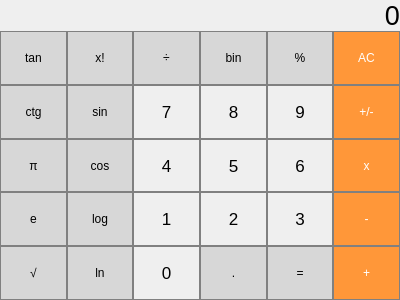
<?xml version="1.0" encoding="UTF-8"?>
<ui version="4.0">
 <class>MainWindow</class>
 <widget class="QMainWindow" name="MainWindow">
  <property name="geometry">
   <rect>
    <x>0</x>
    <y>0</y>
    <width>400</width>
    <height>300</height>
   </rect>
  </property>
  <property name="sizePolicy">
   <sizepolicy hsizetype="Fixed" vsizetype="Fixed">
    <horstretch>0</horstretch>
    <verstretch>0</verstretch>
   </sizepolicy>
  </property>
  <property name="minimumSize">
   <size>
    <width>400</width>
    <height>300</height>
   </size>
  </property>
  <property name="maximumSize">
   <size>
    <width>400</width>
    <height>300</height>
   </size>
  </property>
  <property name="windowTitle">
   <string>MainWindow</string>
  </property>
  <widget class="QWidget" name="centralwidget">
   <property name="minimumSize">
    <size>
     <width>0</width>
     <height>0</height>
    </size>
   </property>
   <layout class="QVBoxLayout" name="verticalLayout">
    <property name="spacing">
     <number>0</number>
    </property>
    <property name="leftMargin">
     <number>0</number>
    </property>
    <property name="topMargin">
     <number>0</number>
    </property>
    <property name="rightMargin">
     <number>0</number>
    </property>
    <property name="bottomMargin">
     <number>0</number>
    </property>
    <item>
     <widget class="QLabel" name="monitor">
      <property name="minimumSize">
       <size>
        <width>0</width>
        <height>0</height>
       </size>
      </property>
      <property name="font">
       <font>
        <pointsize>20</pointsize>
       </font>
      </property>
      <property name="styleSheet">
       <string notr="true">QLabel {
  qproperty-alignment: 'AlignVCenter | AlignRight';
  border: 1px solid gray;
}

background-color : white;</string>
      </property>
      <property name="text">
       <string>0</string>
      </property>
      <property name="alignment">
       <set>Qt::AlignRight|Qt::AlignTrailing|Qt::AlignVCenter</set>
      </property>
      <property name="margin">
       <number>7</number>
      </property>
     </widget>
    </item>
    <item>
     <layout class="QGridLayout" name="gridLayout">
      <property name="topMargin">
       <number>0</number>
      </property>
      <property name="spacing">
       <number>0</number>
      </property>
      <item row="0" column="0">
       <widget class="QPushButton" name="pushButton_tan">
        <property name="sizePolicy">
         <sizepolicy hsizetype="Expanding" vsizetype="Expanding">
          <horstretch>0</horstretch>
          <verstretch>0</verstretch>
         </sizepolicy>
        </property>
        <property name="styleSheet">
         <string notr="true">QPushButton {
  background-color: rgb(215, 215, 215);
  border: 1px solid gray;
}
QPushButton:pressed {
    background-color: qlineargradient(x1: 0, y1: 0, x2: 0, y2: 1,
                                      stop: 0 #BEBEBE, stop: 1 #D7D7D7);
}</string>
        </property>
        <property name="text">
         <string>tan</string>
        </property>
       </widget>
      </item>
      <item row="0" column="1">
       <widget class="QPushButton" name="pushButton_fact">
        <property name="sizePolicy">
         <sizepolicy hsizetype="Expanding" vsizetype="Expanding">
          <horstretch>0</horstretch>
          <verstretch>0</verstretch>
         </sizepolicy>
        </property>
        <property name="styleSheet">
         <string notr="true">QPushButton {
  background-color: rgb(215, 215, 215);
  border: 1px solid gray;
}
QPushButton:pressed {
    background-color: qlineargradient(x1: 0, y1: 0, x2: 0, y2: 1,
                                      stop: 0 #BEBEBE, stop: 1 #D7D7D7);
}</string>
        </property>
        <property name="text">
         <string>x!</string>
        </property>
       </widget>
      </item>
      <item row="0" column="2">
       <widget class="QPushButton" name="pushButton_div">
        <property name="sizePolicy">
         <sizepolicy hsizetype="Expanding" vsizetype="Expanding">
          <horstretch>0</horstretch>
          <verstretch>0</verstretch>
         </sizepolicy>
        </property>
        <property name="styleSheet">
         <string notr="true">QPushButton {
  background-color: rgb(215, 215, 215);
  border: 1px solid gray;
}
QPushButton:pressed {
    background-color: qlineargradient(x1: 0, y1: 0, x2: 0, y2: 1,
                                      stop: 0 #BEBEBE, stop: 1 #D7D7D7);
}</string>
        </property>
        <property name="text">
         <string>÷</string>
        </property>
       </widget>
      </item>
      <item row="0" column="3">
       <widget class="QPushButton" name="pushButton_bin">
        <property name="sizePolicy">
         <sizepolicy hsizetype="Expanding" vsizetype="Expanding">
          <horstretch>0</horstretch>
          <verstretch>0</verstretch>
         </sizepolicy>
        </property>
        <property name="styleSheet">
         <string notr="true">QPushButton {
  background-color: rgb(215, 215, 215);
  border: 1px solid gray;
}
QPushButton:pressed {
    background-color: qlineargradient(x1: 0, y1: 0, x2: 0, y2: 1,
                                      stop: 0 #BEBEBE, stop: 1 #D7D7D7);
}</string>
        </property>
        <property name="text">
         <string>bin</string>
        </property>
       </widget>
      </item>
      <item row="0" column="4">
       <widget class="QPushButton" name="pushButton_perc">
        <property name="sizePolicy">
         <sizepolicy hsizetype="Expanding" vsizetype="Expanding">
          <horstretch>0</horstretch>
          <verstretch>0</verstretch>
         </sizepolicy>
        </property>
        <property name="styleSheet">
         <string notr="true">QPushButton {
  background-color: rgb(215, 215, 215);
  border: 1px solid gray;
}
QPushButton:pressed {
    background-color: qlineargradient(x1: 0, y1: 0, x2: 0, y2: 1,
                                      stop: 0 #BEBEBE, stop: 1 #D7D7D7);
}</string>
        </property>
        <property name="text">
         <string>%</string>
        </property>
       </widget>
      </item>
      <item row="0" column="5">
       <widget class="QPushButton" name="pushButton_ac">
        <property name="sizePolicy">
         <sizepolicy hsizetype="Expanding" vsizetype="Expanding">
          <horstretch>0</horstretch>
          <verstretch>0</verstretch>
         </sizepolicy>
        </property>
        <property name="styleSheet">
         <string notr="true">QPushButton {
  background-color: rgb(255, 151, 57);
  color: white; 
  border: 1px solid gray;
}

QPushButton:pressed {
    background-color: qlineargradient(x1: 0, y1: 0, x2: 0, y2: 1,
                                      stop: 0 #FF7832, stop: 1 #FF9739);
}</string>
        </property>
        <property name="text">
         <string>AC</string>
        </property>
       </widget>
      </item>
      <item row="1" column="0">
       <widget class="QPushButton" name="pushButton_ctg">
        <property name="sizePolicy">
         <sizepolicy hsizetype="Expanding" vsizetype="Expanding">
          <horstretch>0</horstretch>
          <verstretch>0</verstretch>
         </sizepolicy>
        </property>
        <property name="styleSheet">
         <string notr="true">QPushButton {
  background-color: rgb(215, 215, 215);
  border: 1px solid gray;
}
QPushButton:pressed {
    background-color: qlineargradient(x1: 0, y1: 0, x2: 0, y2: 1,
                                      stop: 0 #BEBEBE, stop: 1 #D7D7D7);
}</string>
        </property>
        <property name="text">
         <string>ctg</string>
        </property>
       </widget>
      </item>
      <item row="1" column="1">
       <widget class="QPushButton" name="pushButton_sin">
        <property name="sizePolicy">
         <sizepolicy hsizetype="Expanding" vsizetype="Expanding">
          <horstretch>0</horstretch>
          <verstretch>0</verstretch>
         </sizepolicy>
        </property>
        <property name="styleSheet">
         <string notr="true">QPushButton {
  background-color: rgb(215, 215, 215);
  border: 1px solid gray;
}
QPushButton:pressed {
    background-color: qlineargradient(x1: 0, y1: 0, x2: 0, y2: 1,
                                      stop: 0 #BEBEBE, stop: 1 #D7D7D7);
}</string>
        </property>
        <property name="text">
         <string>sin</string>
        </property>
       </widget>
      </item>
      <item row="1" column="2">
       <widget class="QPushButton" name="pushButton_7">
        <property name="sizePolicy">
         <sizepolicy hsizetype="Expanding" vsizetype="Expanding">
          <horstretch>0</horstretch>
          <verstretch>0</verstretch>
         </sizepolicy>
        </property>
        <property name="font">
         <font>
          <pointsize>13</pointsize>
          <kerning>true</kerning>
         </font>
        </property>
        <property name="styleSheet">
         <string notr="true">QPushButton {
   border: 1px solid gray;
}
QPushButton:pressed {
    background-color: qlineargradient(x1: 0, y1: 0, x2: 0, y2: 1,
                                      stop: 0 #dadbde, stop: 1 #f6f7fa);
}</string>
        </property>
        <property name="text">
         <string>7</string>
        </property>
       </widget>
      </item>
      <item row="1" column="3">
       <widget class="QPushButton" name="pushButton_8">
        <property name="sizePolicy">
         <sizepolicy hsizetype="Expanding" vsizetype="Expanding">
          <horstretch>0</horstretch>
          <verstretch>0</verstretch>
         </sizepolicy>
        </property>
        <property name="font">
         <font>
          <pointsize>13</pointsize>
          <kerning>true</kerning>
         </font>
        </property>
        <property name="styleSheet">
         <string notr="true">QPushButton {
   border: 1px solid gray;
}
QPushButton:pressed {
    background-color: qlineargradient(x1: 0, y1: 0, x2: 0, y2: 1,
                                      stop: 0 #dadbde, stop: 1 #f6f7fa);
}</string>
        </property>
        <property name="text">
         <string>8</string>
        </property>
       </widget>
      </item>
      <item row="1" column="4">
       <widget class="QPushButton" name="pushButton_9">
        <property name="sizePolicy">
         <sizepolicy hsizetype="Expanding" vsizetype="Expanding">
          <horstretch>0</horstretch>
          <verstretch>0</verstretch>
         </sizepolicy>
        </property>
        <property name="font">
         <font>
          <pointsize>13</pointsize>
          <kerning>true</kerning>
         </font>
        </property>
        <property name="styleSheet">
         <string notr="true">QPushButton {
   border: 1px solid gray;
}
QPushButton:pressed {
    background-color: qlineargradient(x1: 0, y1: 0, x2: 0, y2: 1,
                                      stop: 0 #dadbde, stop: 1 #f6f7fa);
}</string>
        </property>
        <property name="text">
         <string>9</string>
        </property>
       </widget>
      </item>
      <item row="1" column="5">
       <widget class="QPushButton" name="pushButton_plusminus">
        <property name="sizePolicy">
         <sizepolicy hsizetype="Expanding" vsizetype="Expanding">
          <horstretch>0</horstretch>
          <verstretch>0</verstretch>
         </sizepolicy>
        </property>
        <property name="styleSheet">
         <string notr="true">QPushButton {
  background-color: rgb(255, 151, 57);
  color: white; 
  border: 1px solid gray;
}

QPushButton:pressed {
    background-color: qlineargradient(x1: 0, y1: 0, x2: 0, y2: 1,
                                      stop: 0 #FF7832, stop: 1 #FF9739);
}</string>
        </property>
        <property name="text">
         <string>+/-</string>
        </property>
       </widget>
      </item>
      <item row="2" column="0">
       <widget class="QPushButton" name="pushButton_pi">
        <property name="sizePolicy">
         <sizepolicy hsizetype="Expanding" vsizetype="Expanding">
          <horstretch>0</horstretch>
          <verstretch>0</verstretch>
         </sizepolicy>
        </property>
        <property name="styleSheet">
         <string notr="true">QPushButton {
  background-color: rgb(215, 215, 215);
  border: 1px solid gray;
}
QPushButton:pressed {
    background-color: qlineargradient(x1: 0, y1: 0, x2: 0, y2: 1,
                                      stop: 0 #BEBEBE, stop: 1 #D7D7D7);
}</string>
        </property>
        <property name="text">
         <string>π</string>
        </property>
       </widget>
      </item>
      <item row="2" column="1">
       <widget class="QPushButton" name="pushButton_cos">
        <property name="sizePolicy">
         <sizepolicy hsizetype="Expanding" vsizetype="Expanding">
          <horstretch>0</horstretch>
          <verstretch>0</verstretch>
         </sizepolicy>
        </property>
        <property name="styleSheet">
         <string notr="true">QPushButton {
  background-color: rgb(215, 215, 215);
  border: 1px solid gray;
}
QPushButton:pressed {
    background-color: qlineargradient(x1: 0, y1: 0, x2: 0, y2: 1,
                                      stop: 0 #BEBEBE, stop: 1 #D7D7D7);
}</string>
        </property>
        <property name="text">
         <string>cos</string>
        </property>
       </widget>
      </item>
      <item row="2" column="2">
       <widget class="QPushButton" name="pushButton_4">
        <property name="sizePolicy">
         <sizepolicy hsizetype="Expanding" vsizetype="Expanding">
          <horstretch>0</horstretch>
          <verstretch>0</verstretch>
         </sizepolicy>
        </property>
        <property name="font">
         <font>
          <pointsize>13</pointsize>
          <kerning>true</kerning>
         </font>
        </property>
        <property name="styleSheet">
         <string notr="true">QPushButton {
   border: 1px solid gray;
}
QPushButton:pressed {
    background-color: qlineargradient(x1: 0, y1: 0, x2: 0, y2: 1,
                                      stop: 0 #dadbde, stop: 1 #f6f7fa);
}</string>
        </property>
        <property name="text">
         <string>4</string>
        </property>
       </widget>
      </item>
      <item row="2" column="3">
       <widget class="QPushButton" name="pushButton_5">
        <property name="sizePolicy">
         <sizepolicy hsizetype="Expanding" vsizetype="Expanding">
          <horstretch>0</horstretch>
          <verstretch>0</verstretch>
         </sizepolicy>
        </property>
        <property name="font">
         <font>
          <pointsize>13</pointsize>
          <kerning>true</kerning>
         </font>
        </property>
        <property name="styleSheet">
         <string notr="true">QPushButton {
   border: 1px solid gray;
}
QPushButton:pressed {
    background-color: qlineargradient(x1: 0, y1: 0, x2: 0, y2: 1,
                                      stop: 0 #dadbde, stop: 1 #f6f7fa);
}</string>
        </property>
        <property name="text">
         <string>5</string>
        </property>
       </widget>
      </item>
      <item row="2" column="4">
       <widget class="QPushButton" name="pushButton_6">
        <property name="sizePolicy">
         <sizepolicy hsizetype="Expanding" vsizetype="Expanding">
          <horstretch>0</horstretch>
          <verstretch>0</verstretch>
         </sizepolicy>
        </property>
        <property name="font">
         <font>
          <pointsize>13</pointsize>
          <kerning>true</kerning>
         </font>
        </property>
        <property name="styleSheet">
         <string notr="true">QPushButton {
   border: 1px solid gray;
}
QPushButton:pressed {
    background-color: qlineargradient(x1: 0, y1: 0, x2: 0, y2: 1,
                                      stop: 0 #dadbde, stop: 1 #f6f7fa);
}</string>
        </property>
        <property name="text">
         <string>6</string>
        </property>
       </widget>
      </item>
      <item row="2" column="5">
       <widget class="QPushButton" name="pushButton_mul">
        <property name="sizePolicy">
         <sizepolicy hsizetype="Expanding" vsizetype="Expanding">
          <horstretch>0</horstretch>
          <verstretch>0</verstretch>
         </sizepolicy>
        </property>
        <property name="styleSheet">
         <string notr="true">QPushButton {
  background-color: rgb(255, 151, 57);
  color: white; 
  border: 1px solid gray;
}

QPushButton:pressed {
    background-color: qlineargradient(x1: 0, y1: 0, x2: 0, y2: 1,
                                      stop: 0 #FF7832, stop: 1 #FF9739);
}</string>
        </property>
        <property name="text">
         <string>x</string>
        </property>
       </widget>
      </item>
      <item row="3" column="0">
       <widget class="QPushButton" name="pushButton_e">
        <property name="sizePolicy">
         <sizepolicy hsizetype="Expanding" vsizetype="Expanding">
          <horstretch>0</horstretch>
          <verstretch>0</verstretch>
         </sizepolicy>
        </property>
        <property name="styleSheet">
         <string notr="true">QPushButton {
  background-color: rgb(215, 215, 215);
  border: 1px solid gray;
}
QPushButton:pressed {
    background-color: qlineargradient(x1: 0, y1: 0, x2: 0, y2: 1,
                                      stop: 0 #BEBEBE, stop: 1 #D7D7D7);
}</string>
        </property>
        <property name="text">
         <string>e</string>
        </property>
       </widget>
      </item>
      <item row="3" column="1">
       <widget class="QPushButton" name="pushButton_log">
        <property name="sizePolicy">
         <sizepolicy hsizetype="Expanding" vsizetype="Expanding">
          <horstretch>0</horstretch>
          <verstretch>0</verstretch>
         </sizepolicy>
        </property>
        <property name="styleSheet">
         <string notr="true">QPushButton {
  background-color: rgb(215, 215, 215);
  border: 1px solid gray;
}
QPushButton:pressed {
    background-color: qlineargradient(x1: 0, y1: 0, x2: 0, y2: 1,
                                      stop: 0 #BEBEBE, stop: 1 #D7D7D7);
}</string>
        </property>
        <property name="text">
         <string>log</string>
        </property>
       </widget>
      </item>
      <item row="3" column="2">
       <widget class="QPushButton" name="pushButton_1">
        <property name="sizePolicy">
         <sizepolicy hsizetype="Expanding" vsizetype="Expanding">
          <horstretch>0</horstretch>
          <verstretch>0</verstretch>
         </sizepolicy>
        </property>
        <property name="font">
         <font>
          <pointsize>13</pointsize>
          <kerning>true</kerning>
         </font>
        </property>
        <property name="styleSheet">
         <string notr="true">QPushButton {
   border: 1px solid gray;
}
QPushButton:pressed {
    background-color: qlineargradient(x1: 0, y1: 0, x2: 0, y2: 1,
                                      stop: 0 #dadbde, stop: 1 #f6f7fa);
}</string>
        </property>
        <property name="text">
         <string>1</string>
        </property>
       </widget>
      </item>
      <item row="3" column="3">
       <widget class="QPushButton" name="pushButton_2">
        <property name="sizePolicy">
         <sizepolicy hsizetype="Expanding" vsizetype="Expanding">
          <horstretch>0</horstretch>
          <verstretch>0</verstretch>
         </sizepolicy>
        </property>
        <property name="font">
         <font>
          <pointsize>13</pointsize>
          <kerning>true</kerning>
         </font>
        </property>
        <property name="styleSheet">
         <string notr="true">QPushButton {
   border: 1px solid gray;
}
QPushButton:pressed {
    background-color: qlineargradient(x1: 0, y1: 0, x2: 0, y2: 1,
                                      stop: 0 #dadbde, stop: 1 #f6f7fa);
}</string>
        </property>
        <property name="text">
         <string>2</string>
        </property>
        <property name="iconSize">
         <size>
          <width>16</width>
          <height>16</height>
         </size>
        </property>
       </widget>
      </item>
      <item row="3" column="4">
       <widget class="QPushButton" name="pushButton_3">
        <property name="sizePolicy">
         <sizepolicy hsizetype="Expanding" vsizetype="Expanding">
          <horstretch>0</horstretch>
          <verstretch>0</verstretch>
         </sizepolicy>
        </property>
        <property name="font">
         <font>
          <pointsize>13</pointsize>
          <kerning>true</kerning>
         </font>
        </property>
        <property name="styleSheet">
         <string notr="true">QPushButton {
   border: 1px solid gray;
}
QPushButton:pressed {
    background-color: qlineargradient(x1: 0, y1: 0, x2: 0, y2: 1,
                                      stop: 0 #dadbde, stop: 1 #f6f7fa);
}</string>
        </property>
        <property name="text">
         <string>3</string>
        </property>
       </widget>
      </item>
      <item row="3" column="5">
       <widget class="QPushButton" name="pushButton_dif">
        <property name="sizePolicy">
         <sizepolicy hsizetype="Expanding" vsizetype="Expanding">
          <horstretch>0</horstretch>
          <verstretch>0</verstretch>
         </sizepolicy>
        </property>
        <property name="styleSheet">
         <string notr="true">QPushButton {
  background-color: rgb(255, 151, 57);
  color: white; 
  border: 1px solid gray;
}

QPushButton:pressed {
    background-color: qlineargradient(x1: 0, y1: 0, x2: 0, y2: 1,
                                      stop: 0 #FF7832, stop: 1 #FF9739);
}</string>
        </property>
        <property name="text">
         <string>-</string>
        </property>
       </widget>
      </item>
      <item row="4" column="0">
       <widget class="QPushButton" name="pushButton_sqrt">
        <property name="sizePolicy">
         <sizepolicy hsizetype="Expanding" vsizetype="Expanding">
          <horstretch>0</horstretch>
          <verstretch>0</verstretch>
         </sizepolicy>
        </property>
        <property name="styleSheet">
         <string notr="true">QPushButton {
  background-color: rgb(215, 215, 215);
  border: 1px solid gray;
}
QPushButton:pressed {
    background-color: qlineargradient(x1: 0, y1: 0, x2: 0, y2: 1,
                                      stop: 0 #BEBEBE, stop: 1 #D7D7D7);
}</string>
        </property>
        <property name="text">
         <string>√</string>
        </property>
       </widget>
      </item>
      <item row="4" column="1">
       <widget class="QPushButton" name="pushButton_ln">
        <property name="sizePolicy">
         <sizepolicy hsizetype="Expanding" vsizetype="Expanding">
          <horstretch>0</horstretch>
          <verstretch>0</verstretch>
         </sizepolicy>
        </property>
        <property name="styleSheet">
         <string notr="true">QPushButton {
  background-color: rgb(215, 215, 215);
  border: 1px solid gray;
}
QPushButton:pressed {
    background-color: qlineargradient(x1: 0, y1: 0, x2: 0, y2: 1,
                                      stop: 0 #BEBEBE, stop: 1 #D7D7D7);
}</string>
        </property>
        <property name="text">
         <string>ln</string>
        </property>
       </widget>
      </item>
      <item row="4" column="2">
       <widget class="QPushButton" name="pushButton_0">
        <property name="sizePolicy">
         <sizepolicy hsizetype="Expanding" vsizetype="Expanding">
          <horstretch>0</horstretch>
          <verstretch>0</verstretch>
         </sizepolicy>
        </property>
        <property name="font">
         <font>
          <pointsize>13</pointsize>
          <kerning>true</kerning>
         </font>
        </property>
        <property name="styleSheet">
         <string notr="true">QPushButton {
   border: 1px solid gray;
}
QPushButton:pressed {
    background-color: qlineargradient(x1: 0, y1: 0, x2: 0, y2: 1,
                                      stop: 0 #dadbde, stop: 1 #f6f7fa);
}</string>
        </property>
        <property name="text">
         <string>0</string>
        </property>
       </widget>
      </item>
      <item row="4" column="3">
       <widget class="QPushButton" name="pushButton_dot">
        <property name="sizePolicy">
         <sizepolicy hsizetype="Expanding" vsizetype="Expanding">
          <horstretch>0</horstretch>
          <verstretch>0</verstretch>
         </sizepolicy>
        </property>
        <property name="styleSheet">
         <string notr="true">QPushButton {
  background-color: rgb(215, 215, 215);
  border: 1px solid gray;
}
QPushButton:pressed {
    background-color: qlineargradient(x1: 0, y1: 0, x2: 0, y2: 1,
                                      stop: 0 #BEBEBE, stop: 1 #D7D7D7);
}</string>
        </property>
        <property name="text">
         <string>.</string>
        </property>
       </widget>
      </item>
      <item row="4" column="4">
       <widget class="QPushButton" name="pushButton_eq">
        <property name="sizePolicy">
         <sizepolicy hsizetype="Expanding" vsizetype="Expanding">
          <horstretch>0</horstretch>
          <verstretch>0</verstretch>
         </sizepolicy>
        </property>
        <property name="styleSheet">
         <string notr="true">QPushButton {
  background-color: rgb(215, 215, 215);
  border: 1px solid gray;
}
QPushButton:pressed {
    background-color: qlineargradient(x1: 0, y1: 0, x2: 0, y2: 1,
                                      stop: 0 #BEBEBE, stop: 1 #D7D7D7);
}</string>
        </property>
        <property name="text">
         <string>=</string>
        </property>
       </widget>
      </item>
      <item row="4" column="5">
       <widget class="QPushButton" name="pushButton_plus">
        <property name="sizePolicy">
         <sizepolicy hsizetype="Expanding" vsizetype="Expanding">
          <horstretch>0</horstretch>
          <verstretch>0</verstretch>
         </sizepolicy>
        </property>
        <property name="styleSheet">
         <string notr="true">QPushButton {
  background-color: rgb(255, 151, 57);
  color: white; 
  border: 1px solid gray;
}

QPushButton:pressed {
    background-color: qlineargradient(x1: 0, y1: 0, x2: 0, y2: 1,
                                      stop: 0 #FF7832, stop: 1 #FF9739);
}</string>
        </property>
        <property name="text">
         <string>+</string>
        </property>
       </widget>
      </item>
     </layout>
    </item>
   </layout>
  </widget>
 </widget>
 <resources/>
 <connections/>
</ui>
